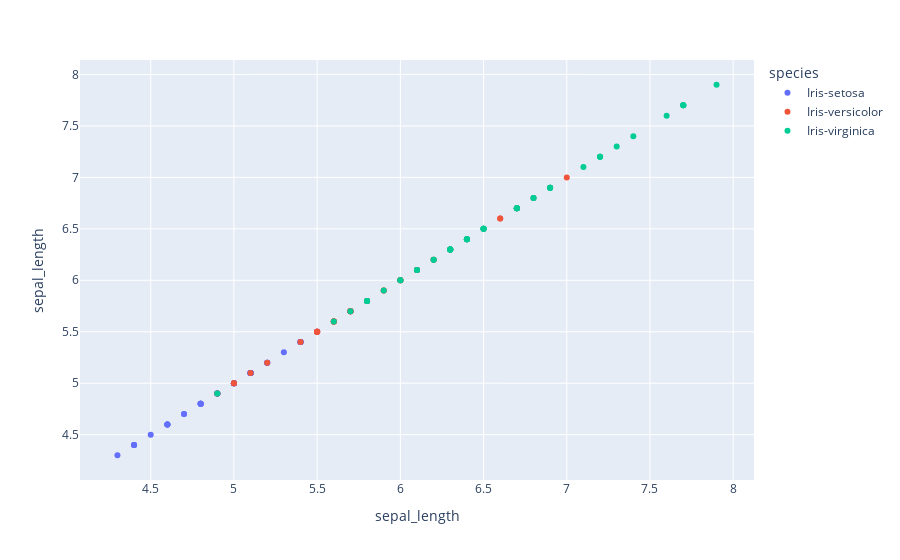

Source (notebook cell):
### Code cell
plot = px.scatter(df,x=df['sepal_length'], y=df['sepal_length'],color=df['species'])
plot.show()

### Figure 1 — Plotly figure (JSON) as saved in the notebook; plotly's stock layout.template omitted (floating-point values rounded to 4 significant figures)
{"data": [{"hovertemplate": "species=Iris-setosa<br>sepal_length=%{y}<extra></extra>", "legendgroup": "Iris-setosa", "marker": {"color": "#636efa", "symbol": "circle"}, "mode": "markers", "name": "Iris-setosa", "orientation": "v", "showlegend": true, "type": "scatter", "x": [5.1, 4.9, 4.7, 4.6, 5, 5.4, 4.6, 5, 4.4, 4.9, 5.4, 4.8, 4.8, 4.3, 5.8, 5.7, 5.4, 5.1, 5.7, 5.1, 5.4, 5.1, 4.6, 5.1, 4.8, 5, 5, 5.2, 5.2, 4.7, 4.8, 5.4, 5.2, 5.5, 4.9, 5, 5.5, 4.9, 4.4, 5.1, 5, 4.5, 4.4, 5, 5.1, 4.8, 5.1, 4.6, 5.3, 5], "xaxis": "x", "y": [5.1, 4.9, 4.7, 4.6, 5, 5.4, 4.6, 5, 4.4, 4.9, 5.4, 4.8, 4.8, 4.3, 5.8, 5.7, 5.4, 5.1, 5.7, 5.1, 5.4, 5.1, 4.6, 5.1, 4.8, 5, 5, 5.2, 5.2, 4.7, 4.8, 5.4, 5.2, 5.5, 4.9, 5, 5.5, 4.9, 4.4, 5.1, 5, 4.5, 4.4, 5, 5.1, 4.8, 5.1, 4.6, 5.3, 5], "yaxis": "y"}, {"hovertemplate": "species=Iris-versicolor<br>sepal_length=%{y}<extra></extra>", "legendgroup": "Iris-versicolor", "marker": {"color": "#EF553B", "symbol": "circle"}, "mode": "markers", "name": "Iris-versicolor", "orientation": "v", "showlegend": true, "type": "scatter", "x": [7, 6.4, 6.9, 5.5, 6.5, 5.7, 6.3, 4.9, 6.6, 5.2, 5, 5.9, 6, 6.1, 5.6, 6.7, 5.6, 5.8, 6.2, 5.6, 5.9, 6.1, 6.3, 6.1, 6.4, 6.6, 6.8, 6.7, 6, 5.7, 5.5, 5.5, 5.8, 6, 5.4, 6, 6.7, 6.3, 5.6, 5.5, 5.5, 6.1, 5.8, 5, 5.6, 5.7, 5.7, 6.2, 5.1, 5.7], "xaxis": "x", "y": [7, 6.4, 6.9, 5.5, 6.5, 5.7, 6.3, 4.9, 6.6, 5.2, 5, 5.9, 6, 6.1, 5.6, 6.7, 5.6, 5.8, 6.2, 5.6, 5.9, 6.1, 6.3, 6.1, 6.4, 6.6, 6.8, 6.7, 6, 5.7, 5.5, 5.5, 5.8, 6, 5.4, 6, 6.7, 6.3, 5.6, 5.5, 5.5, 6.1, 5.8, 5, 5.6, 5.7, 5.7, 6.2, 5.1, 5.7], "yaxis": "y"}, {"hovertemplate": "species=Iris-virginica<br>sepal_length=%{y}<extra></extra>", "legendgroup": "Iris-virginica", "marker": {"color": "#00cc96", "symbol": "circle"}, "mode": "markers", "name": "Iris-virginica", "orientation": "v", "showlegend": true, "type": "scatter", "x": [6.3, 5.8, 7.1, 6.3, 6.5, 7.6, 4.9, 7.3, 6.7, 7.2, 6.5, 6.4, 6.8, 5.7, 5.8, 6.4, 6.5, 7.7, 7.7, 6, 6.9, 5.6, 7.7, 6.3, 6.7, 7.2, 6.2, 6.1, 6.4, 7.2, 7.4, 7.9, 6.4, 6.3, 6.1, 7.7, 6.3, 6.4, 6, 6.9, 6.7, 6.9, 5.8, 6.8, 6.7, 6.7, 6.3, 6.5, 6.2, 5.9], "xaxis": "x", "y": [6.3, 5.8, 7.1, 6.3, 6.5, 7.6, 4.9, 7.3, 6.7, 7.2, 6.5, 6.4, 6.8, 5.7, 5.8, 6.4, 6.5, 7.7, 7.7, 6, 6.9, 5.6, 7.7, 6.3, 6.7, 7.2, 6.2, 6.1, 6.4, 7.2, 7.4, 7.9, 6.4, 6.3, 6.1, 7.7, 6.3, 6.4, 6, 6.9, 6.7, 6.9, 5.8, 6.8, 6.7, 6.7, 6.3, 6.5, 6.2, 5.9], "yaxis": "y"}], "layout": {"autosize": true, "legend": {"title": {"text": "species"}, "tracegroupgap": 0}, "margin": {"t": 60}, "xaxis": {"anchor": "y", "autorange": true, "domain": [0, 1], "range": [4.085, 8.115], "title": {"text": "sepal_length"}, "type": "linear"}, "yaxis": {"anchor": "x", "autorange": true, "domain": [0, 1], "range": [4.021, 8.179], "title": {"text": "sepal_length"}, "type": "linear"}}}
